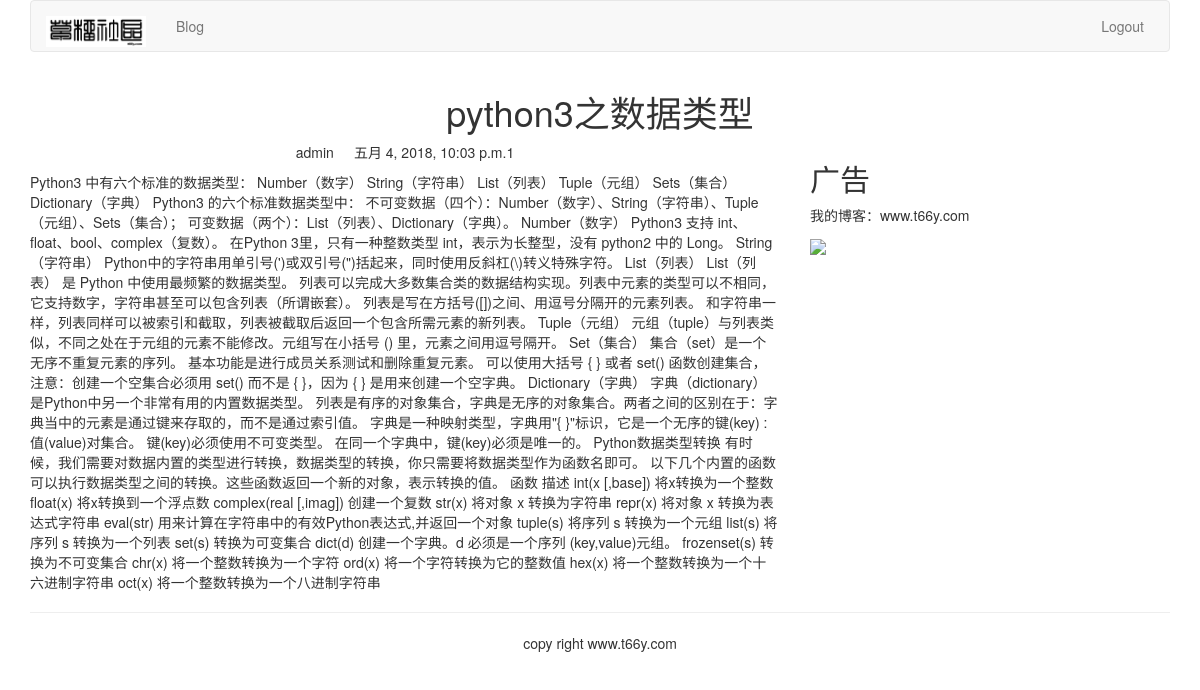
/blog/5/, run on the app's committed database.
### blog/models.py (models this page shows, shortened)
class BlogArticles(models.Model):
    title = models.CharField(max_length=300)
    author = models.ForeignKey(User,related_name='blog_posts')
    body = models.TextField()
    publish = models.DateTimeField(default=timezone.now)
    class Meta:
        ordering = ('-publish',)

### blog/views.py (the view)
# urls.py: url(r'(?P<article_id>\d)/$',views.blog_article,name="blog_detail"),
def blog_article(request,article_id):
    article = get_object_or_404(BlogArticles,id=article_id)
    pub=article.publish
    return render(request,"blog/content.html",{"article":article,"publish":pub})

### templates/blog/content.html (shortened to what this page needs)
{% extends "base.html" %}
{% block content %}
<div class="row text-center vertical-middle-sm">
	<h1>{{ article.title }}</h1>
</div>
<div class="row">
	<div class="col-xs-12 col-md-8">
		<p class="text-center"><span>{{ article.author.username }}</span><span style="margin-left: 20px">{{ publish }}1</span></p>
		<div>{{ article.body }}</div>
	</div>
	<div class="col-xs-6 col-md-4">
		<h2>广告</h2>
        <p>我的博客：www.t66y.com</p>
        <img width="600px" src="https://timgsa.baidu.com/timg?image&quality=80&size=b9999_10000&sec=1525605640844&di=c3c2649f4d07bb454b249ee022a715d3&imgtype=0&src=http%3A%2F%2Fpic.58pic.com%2F58pic%2F12%2F57%2F16%2F82X58PIC4Ut.jpg">
	</div>
</div>
{% endblock %}

### data on the page
BlogArticles: title "python3之数据类型", author.username "admin", publish "五月 4, 2018, 10:03 p.m.", body "Python3 中有六个标准的数据类型： Number（数字） String（字符串） List（列表） Tuple（元组） Sets（集合） Dictionary（字典） Python3 的六个标准数据类型中： 不可变数据（四个）：Number（数字）、String（字符串）、Tuple（元组）、Sets（集合）； 可变数据（两个）：List（列表）、Dictionary（字典）。 Number（数字） Python3 支持 int、float、bool、complex（复数）。 在Python 3里，只有一种整数类型 int，表示为长整型，没有 python2 中的 Long。 String（字符串） Python中的字符串用单引号(')或双引号(\")括起来，同时使用反斜杠(\\)转义特殊字符。 List（列表） List（列表） 是 Python 中使用最频繁的数据类型。 列表可以完成大多数集合类的数据结构实现。列表中元素的类型可以不相同，它支持数字，字符串甚至可以包含列表（所谓嵌套）。 列表是写在方括号([])之间、用逗号分隔开的元素列表。 和字符串一样，列表同样可以被索引和截取，列表被截取后返回一个包含所需元素的新列表。 Tuple（元组） 元组（tuple）与列表类似，不同之处在于元组的元素不能修改。元组写在小括号 () 里，元素之间用逗号隔开。 Set（集合） 集合（set）是一个无序不重复元素的序列。 基本功能是进行成员关系测试和删除重复元素。 可以使用大括号 { } 或者 set() 函数创建集合，注意：创建一个空集合必须用 set() 而不是 { }，因为…"
